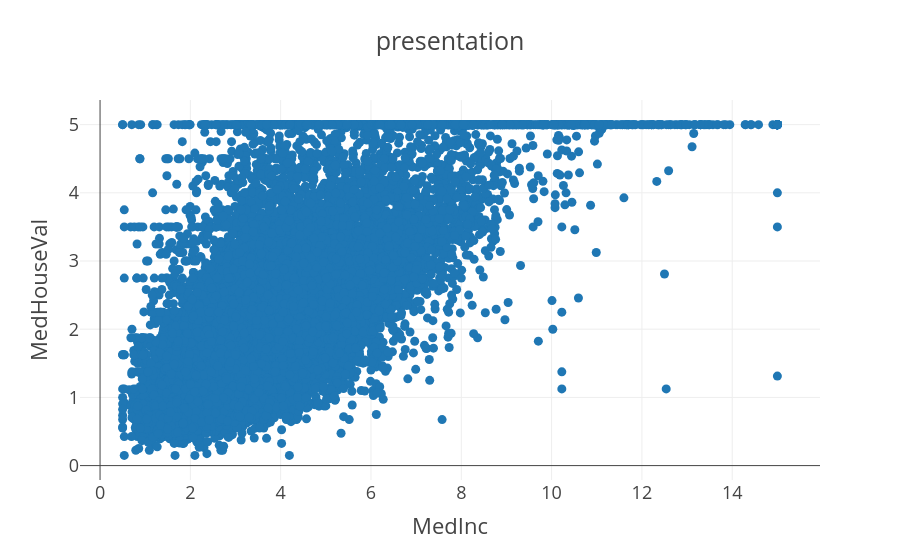

Notebook source saved alongside this figure:
### Code cell
# presentationテンプレートを使用
figure = go.Figure(
    data=[trace],
    layout = go.Layout(
        template=templates_config['presentation'],  # template='presentation' でも可
        xaxis={'title': 'MedInc'},
        yaxis={'title': 'MedHouseVal'},
        title='presentation'
    )
)

figure

### Figure 1 — Plotly figure (JSON) as saved in the notebook; plotly's stock layout.template omitted (floating-point values rounded to 4 significant figures; data arrays with more than 128 entries replaced by an {"elided": "..."} marker saying what was removed)
{"data": [{"mode": "markers", "type": "scatter", "x": {"elided": "20640 float values"}, "y": {"elided": "20640 float values"}}], "layout": {"title": {"text": "presentation"}, "xaxis": {"title": {"text": "MedInc"}}, "yaxis": {"title": {"text": "MedHouseVal"}}}}
